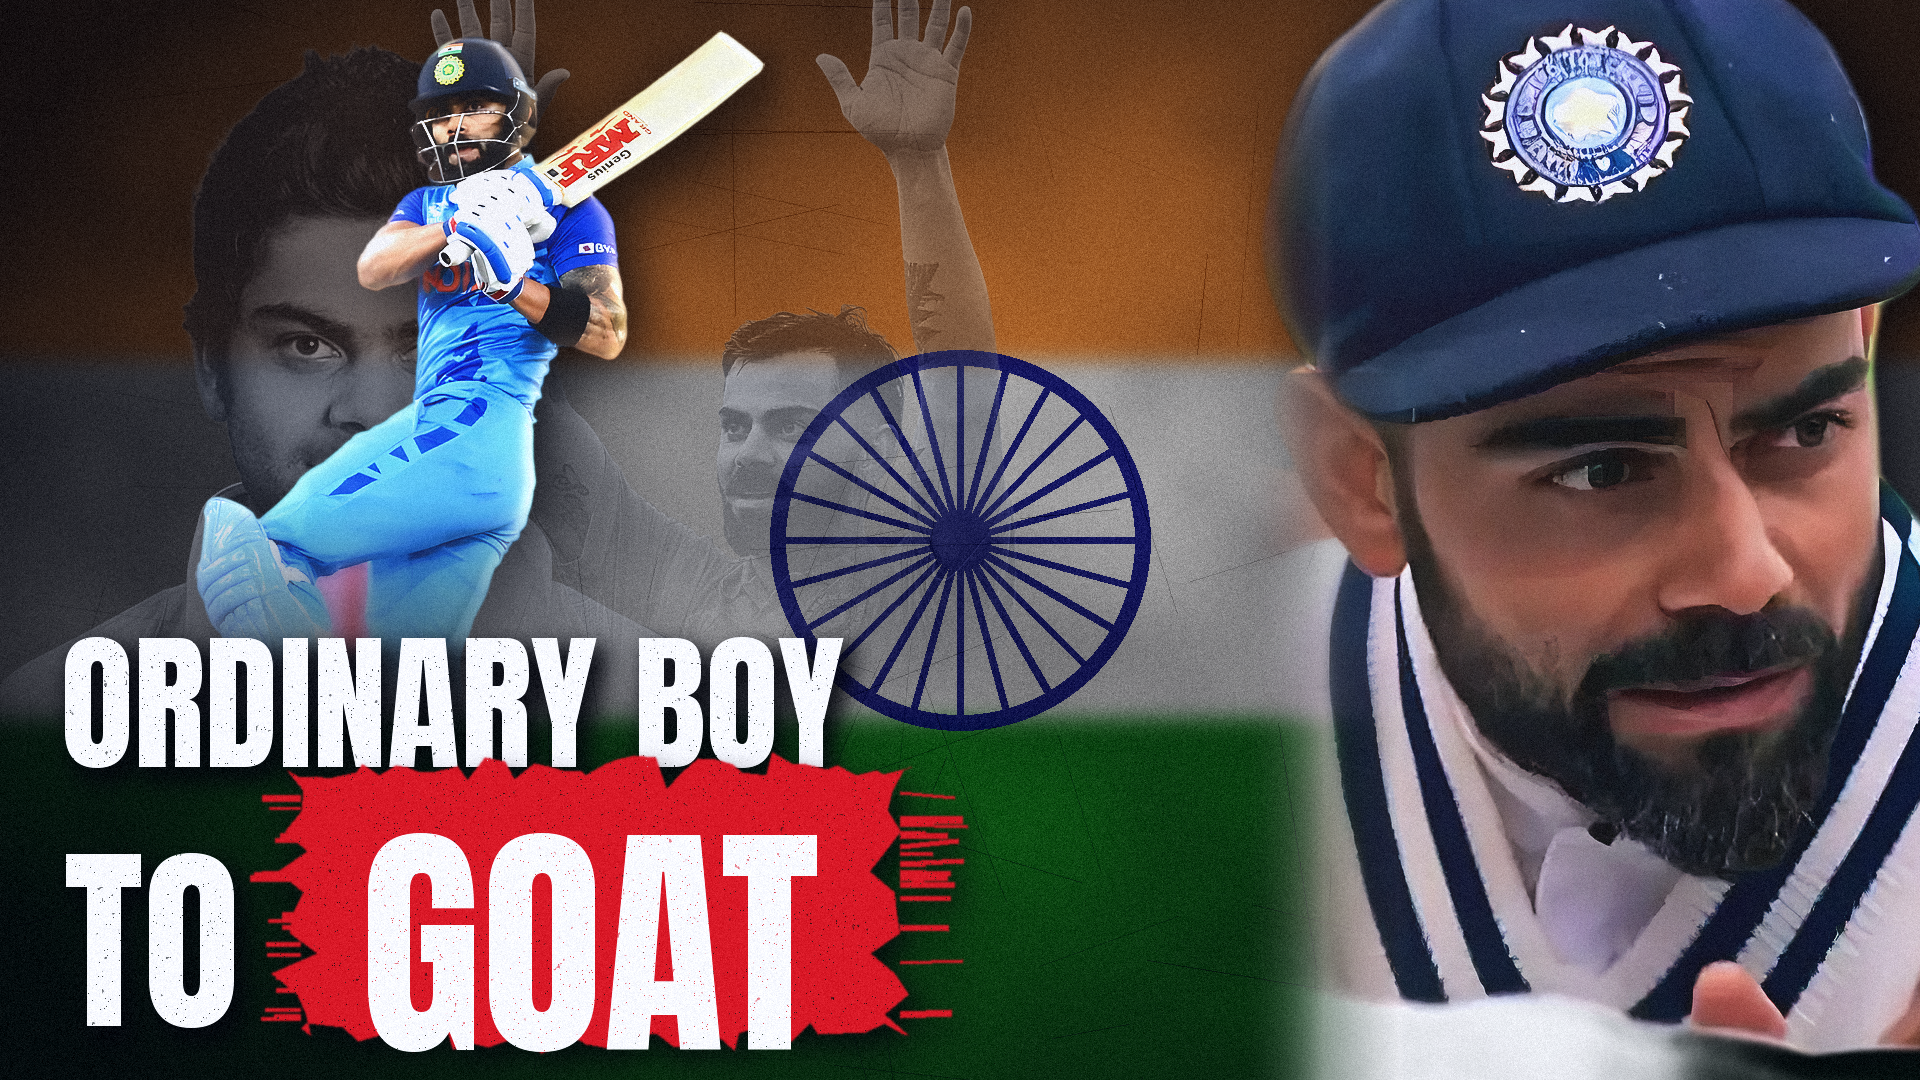

The Python source for this figure:
#!/usr/bin/env python3
"""1920x1080 thumbnail, v2: "From an Ordinary Boy to the GOAT: The Virat Kohli Story".

Gritty tricolour look: textured saffron / white (Ashoka Chakra) / green background, a faded duotone
collage of Virat's journey on the left (young Virat, today's Virat) with one full-colour action shot,
a huge intense close-up on the right, and distressed ORDINARY BOY / TO / GOAT (on a red brush block).

    python3 thumb_goat_v2.py  ->  thumb_goat_v2.png / .jpg / _small.png
"""
import os
import sys

import numpy as np
from PIL import Image, ImageDraw, ImageFilter, ImageFont

HERE = os.path.dirname(os.path.abspath(__file__))
sys.path.insert(0, os.path.join(HERE, "..", "doc_video", "thumb"))
import thumb_wc2003 as tw  # noqa: E402
from thumb_wc2003 import ANTON, H, W, arr, fade_bottom, finish, img, load_cut, place, regrade  # noqa: E402

tw.HERE = HERE
RED = (214, 26, 34)
rng = np.random.default_rng(2008)


def noise(scale, octaves=3):
    """Smooth multi-octave noise in [0, 1], W x H."""
    out = np.zeros((H, W), np.float32)
    amp = 1.0
    for o in range(octaves):
        s = max(2, int(scale / (2 ** o)))
        n = rng.random((H // s + 2, W // s + 2)).astype(np.float32)
        out += amp * arr(img(n * 255, "L").resize((W, H), Image.BICUBIC)) / 255
        amp *= 0.5
    out -= out.min()
    return out / out.max()


def flag_background():
    a = np.zeros((H, W, 3), np.float32)
    band = H / 3
    a[: int(band)] = (255, 153, 51)
    a[int(band): int(2 * band)] = (236, 232, 222)
    a[int(2 * band):] = (19, 136, 8)
    # soft band edges, like cloth
    a = arr(img(a).filter(ImageFilter.GaussianBlur(10)))
    # Ashoka Chakra, behind the centre
    ch = Image.new("RGBA", (W, H), (0, 0, 0, 0))
    d = ImageDraw.Draw(ch)
    cx, cy, r = 960, 540, 190
    navy = (0, 0, 128, 255)
    d.ellipse((cx - r, cy - r, cx + r, cy + r), outline=navy, width=16)
    d.ellipse((cx - 30, cy - 30, cx + 30, cy + 30), fill=navy)
    for k in range(24):
        t = 2 * np.pi * k / 24
        d.line((cx, cy, cx + (r - 8) * np.cos(t), cy + (r - 8) * np.sin(t)), fill=navy, width=7)
    chm = arr(ch)
    al = chm[..., 3:4] / 255 * 0.85
    a = a * (1 - al) + chm[..., :3] * al
    # grunge: blotches, grain, scratches, then crush it down to a dark, moody flag
    blot = noise(220)[..., None]
    a *= 0.7 + 0.45 * blot
    grain = rng.normal(0, 1, (H, W, 1)).astype(np.float32)
    a += grain * 10
    scr = Image.new("L", (W, H), 0)
    sd = ImageDraw.Draw(scr)
    for _ in range(140):
        x, y = rng.uniform(0, W), rng.uniform(0, H)
        ln, ang = rng.uniform(40, 260), rng.uniform(-0.4, 0.4) + np.pi / 2 * rng.integers(0, 2)
        sd.line((x, y, x + ln * np.cos(ang), y + ln * np.sin(ang)), fill=int(rng.uniform(40, 120)), width=1)
    a -= arr(scr)[..., None] * 0.5
    lum = a.mean(-1, keepdims=True)
    a = (lum + (a - lum) * 0.95) * 0.68
    yy, xx = np.mgrid[0:H, 0:W].astype(np.float32)
    v = 1 - 0.75 * np.clip(((xx - W / 2) / (W * 0.58)) ** 2 + ((yy - H / 2) / (H * 0.7)) ** 2, 0, 1)
    a *= v[..., None]
    # darker, smoky left side for the collage and text
    smoke = np.clip(1 - xx / 1100, 0, 1) ** 1.2 * (0.35 + 0.4 * noise(160))
    a *= (1 - smoke * 0.75)[..., None]
    return img(a).convert("RGBA")


def duotone(im, dark=(18, 22, 30), light=(200, 205, 215), opacity=0.55):
    """Faded monochrome for the memory collage."""
    a = arr(im)
    lum = (a[..., :3].mean(-1, keepdims=True) / 255)
    rgb = np.array(dark, np.float32) + (np.array(light, np.float32) - np.array(dark, np.float32)) * lum
    out = np.dstack([rgb, a[..., 3:4] * opacity])
    return img(out, "RGBA")


def edge_fade(im, left=0, right=0, top=0):
    a = arr(im.getchannel("A"))
    w, h = im.size
    xs, ys = np.arange(w, dtype=np.float32), np.arange(h, dtype=np.float32)
    if left:
        a *= np.clip(xs / left, 0, 1)[None, :]
    if right:
        a *= np.clip((w - xs) / right, 0, 1)[None, :]
    if top:
        a *= np.clip(ys / top, 0, 1)[:, None]
    out = im.copy()
    out.putalpha(img(a, "L"))
    return out


def grunge_mask(mask, strength=0.12):
    """Knock fine speckles and light scuffs out of a text/box mask."""
    m = arr(mask) / 255
    n = noise(5, 2)
    holes = np.clip((n - (1 - strength)) / 0.06, 0, 1)
    fine = rng.random((H, W)).astype(np.float32) > 0.992
    m *= (1 - holes * 0.55) * (1 - fine * 0.7)
    return img(m * 255, "L")


def grunge_text(base, txt, x, y, size, fill=(255, 255, 255), shadow=True):
    f = ImageFont.truetype(ANTON, size)
    mask = Image.new("L", (W, H), 0)
    ImageDraw.Draw(mask).text((x, y), txt, font=f, fill=255)
    if shadow:
        sh = Image.new("RGBA", (W, H), (0, 0, 0, 0))
        sh.putalpha(mask.filter(ImageFilter.MaxFilter(9)).filter(ImageFilter.GaussianBlur(10)).point(lambda v: int(v * 0.85)))
        base.alpha_composite(sh, (8, 12))
    m = grunge_mask(mask)
    layer = Image.new("RGBA", (W, H), fill + (0,))
    layer.putalpha(m)
    base.alpha_composite(layer)
    return f.getbbox(txt)


def brush_box(base, box, color=RED):
    """Red block with torn, brushed edges."""
    x0, y0, x1, y1 = box
    m = Image.new("L", (W, H), 0)
    d = ImageDraw.Draw(m)
    pts = []
    for x in np.linspace(x0, x1, 40):
        pts.append((x + rng.normal(0, 4), y0 + rng.normal(0, 9)))
    for y in np.linspace(y0, y1, 14):
        pts.append((x1 + rng.normal(0, 14), y))
    for x in np.linspace(x1, x0, 40):
        pts.append((x + rng.normal(0, 4), y1 + rng.normal(0, 9)))
    for y in np.linspace(y1, y0, 14):
        pts.append((x0 + rng.normal(0, 14), y))
    d.polygon(pts, fill=255)
    for _ in range(18):  # dry-brush streaks off the ends
        yy = rng.uniform(y0 + 10, y1 - 10)
        ln = rng.uniform(20, 70)
        d.line((x1, yy, x1 + ln, yy + rng.normal(0, 2)), fill=255, width=int(rng.uniform(3, 9)))
        yy = rng.uniform(y0 + 10, y1 - 10)
        d.line((x0, yy, x0 - rng.uniform(15, 50), yy), fill=255, width=int(rng.uniform(3, 8)))
    m = grunge_mask(m.filter(ImageFilter.GaussianBlur(1)), 0.1)
    sh = Image.new("RGBA", (W, H), (0, 0, 0, 0))
    sh.putalpha(m.filter(ImageFilter.GaussianBlur(14)).point(lambda v: int(v * 0.8)))
    base.alpha_composite(sh, (10, 14))
    layer = Image.new("RGBA", (W, H), color + (0,))
    layer.putalpha(m)
    base.alpha_composite(layer)


def main():
    base = flag_background()

    # LEFT - faded memories: young Virat and today's Virat behind, one colour action shot in front
    yb = duotone(regrade(load_cut("cut_young.png", 720), contrast=1.2), opacity=0.5)
    yb = edge_fade(fade_bottom(yb, 420, 700), left=60)
    base.alpha_composite(yb, (-40, 40))
    gt = duotone(regrade(load_cut("cut_goat.png", 820), contrast=1.2), opacity=0.42)
    gt = fade_bottom(gt, 380, 760)
    base.alpha_composite(gt, (430, -40))

    sx = load_cut(os.path.join("..", "virat_82", "cut_six.png"), 700)
    sx = regrade(sx, color=1.2, contrast=1.15, bright=1.05, sharpen=(1.0, 60, 1))
    sx = fade_bottom(sx, 470, 680)
    place(base, sx, 330 - sx.width // 2 + 150, 30, rim_color=(255, 200, 120), rim_side=1, rim_k=0.4, shadow=0.7)

    # RIGHT - the GOAT, huge and intense
    fc = load_cut("cut_face.png", 1180)
    fc = regrade(fc, color=1.0, contrast=1.22, bright=1.0, sharpen=(1.0, 70, 1))
    fc = tw.directional_light(fc, "left", (255, 210, 160), 0.35)
    fc = edge_fade(fc, left=80)
    place(base, fc, W - fc.width + 120, -60, wrap=0.3, rim_color=(255, 190, 120), rim_side=-1, rim_k=0.4, shadow=0.8)

    # text block, bottom left
    grunge_text(base, "ORDINARY BOY", 60, 590, 150)
    grunge_text(base, "TO", 64, 790, 200)
    brush_box(base, (300, 770, 900, 1035))
    grunge_text(base, "GOAT", 360, 755, 250, shadow=False)
    finish(base, "thumb_goat_v2")


if __name__ == "__main__":
    main()
